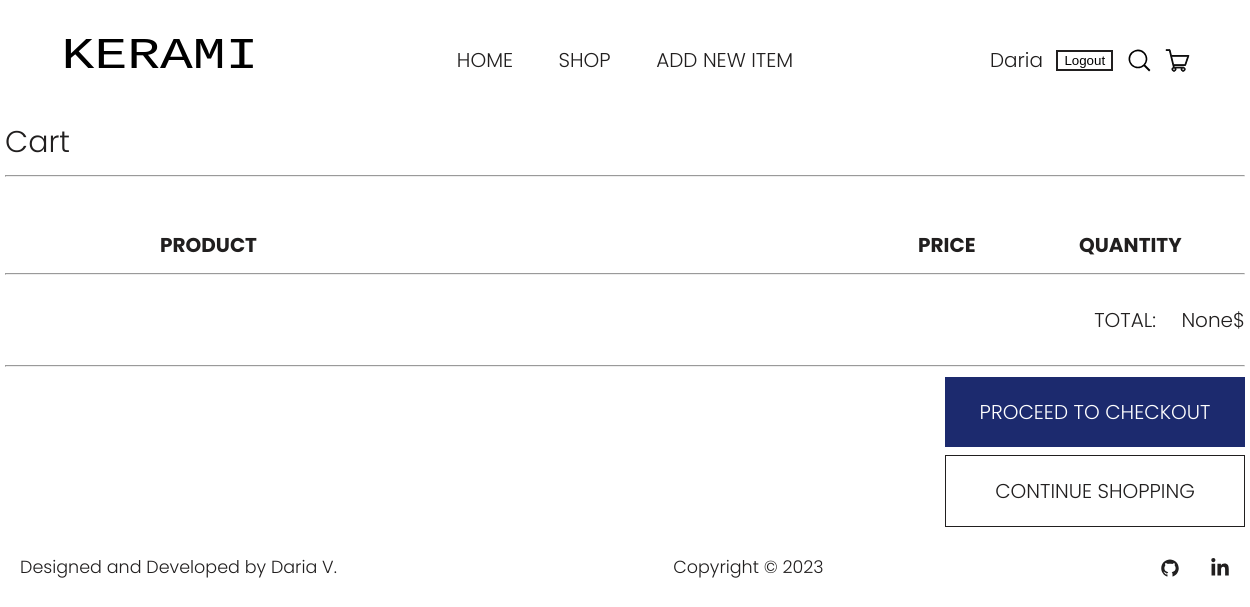
/cart/ (signed in), run on an earlier commit of the app's database.
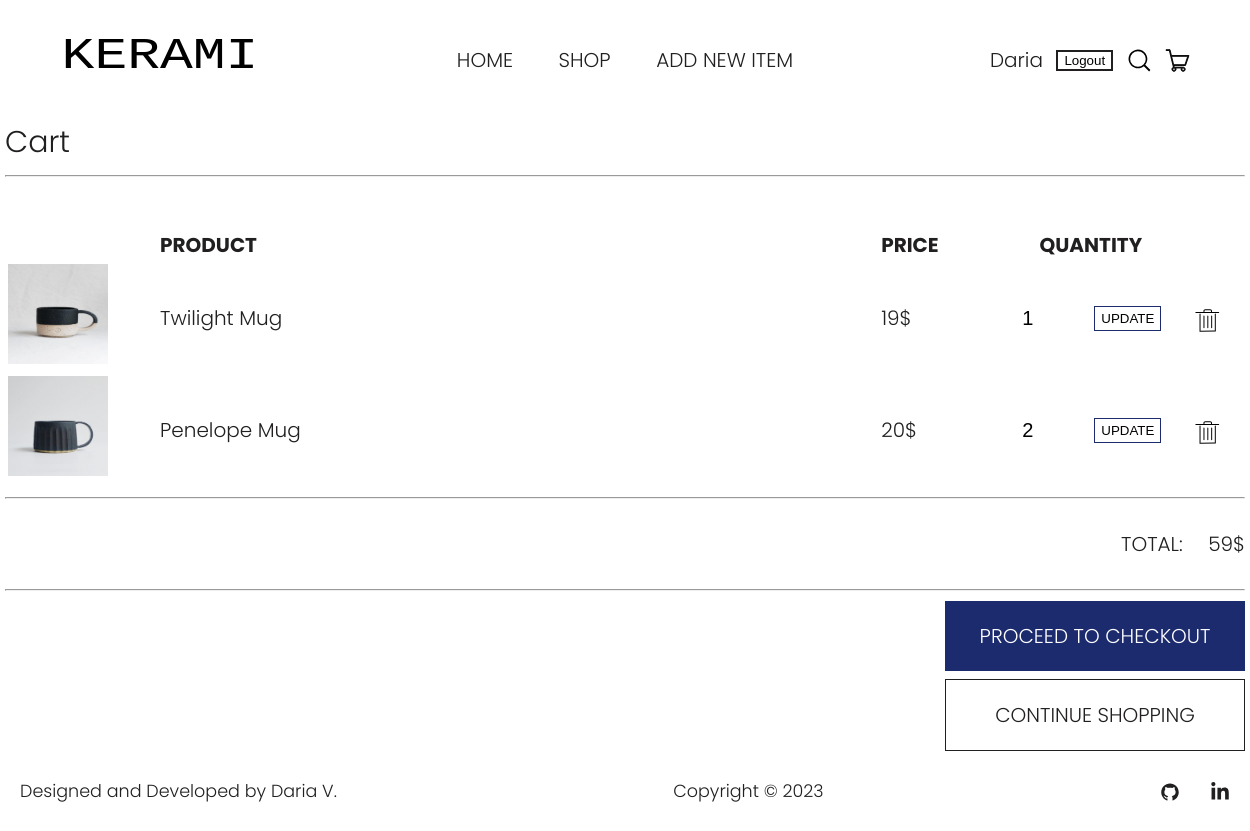
And on a later commit of the database.
### home/models.py (models this page shows, shortened)
class Menu(models.Model):
    title = models.CharField(max_length=100)
    url = models.CharField(max_length=100)
    class Meta:
        verbose_name = 'Menu'
        verbose_name_plural = 'Menu'

### cart/models.py (models this page shows, shortened)
class Cart(models.Model):
    title = models.CharField(max_length=50)
    price = models.CharField(max_length=5)
    image = models.ImageField(upload_to='cart/images')
    quantity = models.PositiveIntegerField(default=1)
    user = models.ForeignKey(User, on_delete=models.CASCADE)

### cart/views.py (the view)
# urls.py: path('cart/', views.cart, name='cart'),
def cart(request):
    menu = Menu.objects.all()
    cart_items = Cart.objects.filter(user=request.user)
    total = cart_items.aggregate(total_price=Sum(ExpressionWrapper(
        F('price') * F('quantity'),
        output_field=DecimalField(),
    )))
    return render(request, 'cart/cart.html', {'cart_items': cart_items, 'menu': menu, 'total': total['total_price']})

### templates/cart/cart.html (shortened to what this page needs)
{% extends 'home/base.html' %}
{% load static %}
{% block css %}
<link rel="stylesheet" href="{% static 'css/cart.css' %}">
{% endblock %}
{% block content %}
<main>
    <section class="cart-page">
        <div class="cart container">
            <h1 class="cart-title">Cart</h1>
            <hr>
            <div class="items-table">
                <table class="shop-table">
                    <thead class="titles-row">
                    <tr class="table-row-titles">
                        <th class="product-thumbnail">&nbsp;</th>
                        <th class="product-name">PRODUCT</th>
                        <th class="product-price">PRICE</th>
                        <th class="product-quantity">QUANTITY</th>
                        <th class="product-remove">&nbsp;</th>
                    </tr>
                    </thead>
                    <tbody>
                    {% if cart_items %}
                    {% for item in cart_items %}
                    <tr class="table-row-titles">
                        <td class="product-thumbnail"><a href="#"><img src="{{ item.image.url }}" alt="{{ item.title }}"
                                                                       class="item-image"></a></td>
                        <td class="product-name"><a href="#">{{ item.title }}</a></td>
                        <td class="product-price"><a href="#">{{ item.price }}</a></td>
                        <td class="product-quantity"><a href="#">
                            <form method="POST" action="{% url 'update-cart' %}" class="update-quantity-form">
                                <input type="number" name="quantity" value="{{ item.quantity }}" min="1">
                                <button type="submit">UPDATE</button>
                            </form>
                        </a></td>
                        <td class="product-remove"><a href="{% url 'delete-item' item.id %}">
                        </a></td>
                    </tr>
                    {% endfor %}
                    {% endif %}
                    </tbody>
                </table>
                <hr>
                <div class="sum-total">
                    <span>TOTAL:</span>
                    <span>{{ total }}$</span>
                </div>
                <hr>
            </div>
            <div class="next-user-steps">
                <a class="checkout btn" href="{% url 'checkout' %}">PROCEED TO CHECKOUT</a>
                <a class="continue-shopping btn" href="{% url 'shop' %}">CONTINUE SHOPPING</a>
            </div>
        </div>
    </section>
</main>
{% endblock content %}

### templates/home/base.html (shortened to what this page needs)
<!DOCTYPE html>
{% load static %}
<html lang="en">
<head>
    <link rel="stylesheet" href="{% static 'css/base.css' %}">
    {% block css %}{% endblock %}
</head>
<body>
{% block header %}
<header class="header-menu">
    <div class="header container">
        <div class="logo">
            <a href="{% url 'home' %}"><img src="{% static 'home/logo_ceramics.svg' %}" alt="KERAMI"></a>
        </div>
        <nav class="menu-nav">
            {% for m in menu %}
            <a class="menu-nav-item" href="{{ m.url }}">{{ m.title }}</a>
            {% endfor %}
            {% if user.is_staff %}
            <a class="menu-nav-item" href="{% url 'additem' %}">ADD NEW ITEM</a>
            {% endif %}
        </nav>
        <div class="right-items">
            {% if user.is_authenticated %}
            <a href="#">{{ user.username }}</a>
            <form action="{% url 'logout' %}" method="post">
                <button class="logout-btn">Logout</button>
            </form>
            {% else %}
            <a href="{% url 'login' %}">LOGIN</a>
            {% endif %}
            <a class="link-svg" href="#">
            </a>
            {% if user.is_authenticated %}
            <a class="link-svg" href="{% url 'cart' %}">
                {% else %}
                <a class="link-svg" href="{% url 'login' %}">
                {% endif %}
                </a>
        </div>
    </div>
</header>
{% endblock header %}
<main>
    {% block content %}
    {% endblock content%}
</main>
<footer class="footer-nav">
    <div class="page-footer_wrapper container">
        <div class="footer-designer-name">
            <h3>Designed and Developed by Daria V.</h3>
        </div>
        <div class="footer-copyright">
            <h3>Copyright © 2023</h3>
        </div>
        <div class="footer-body">
            <ul class="footer-icons">
                <li class="social-icon">
                    <a href="https://github.com/dariavarlamovaa" target="_blank"
                       rel="noopener noreferrer">
                    </a>
                </li>
                <li class="social-icon">
                    <a href="https://www.linkedin.com/in/daria-varlamova-091537270/"
                       target="_blank" rel="noopener noreferrer">
                    </a>
                </li>
            </ul>
        </div>
    </div>
</footer>
</body>
</html>

### home/static/css/base.css (style rules this page uses)
body { font-family: 'Poppins', sans-serif; font-weight: 300; font-size: 20px; color: #211f1f; background-color: #FFFFFF; margin: 0; padding: 0; }
a { text-decoration: none; color: #211f1f; }
h1, h2, h3, p { margin: 0; font-weight: 300; }
li, ul { margin: 0; padding: 0; }
svg { vertical-align: middle; }
.container { width: 1240px; margin: 0 auto; }
main { flex: 1; }
.header { max-height: 77px; width: 100%; display: flex; align-items: center; justify-content: space-between; padding: 60px 60px; box-sizing: border-box; }
.logo img { width: 200px; height: 50px; }
.menu-nav-item { background: transparent; cursor: pointer; border: 0; margin: 20px; font-size: 20px; }
.right-items { display: flex; justify-content: space-between; min-width: 200px; align-items: center; }
.link-svg { display: flex; align-items: center; }
.footer-nav { width: 100%; padding: 20px; max-height: 80px; display: flex; align-items: center; box-sizing: border-box; }
.page-footer_wrapper { display: flex; flex-wrap: wrap; justify-content: space-between; box-sizing: border-box; padding: 30px 0; font-size: 15px; }
.footer-icons { list-style: none; display: flex; gap: 30px; padding: 0; }
.footer-designer-name, .footer-copyright, .footer-body { height: 40px; display: flex; align-items: center; }
.social-icon a { color: #FFF; }
.logout-btn { border: 2px solid #211f1f; background-color: #FFFFFF; display: flex; align-items: center; }

### cart/static/css/cart.css (style rules this page uses)
.cart-title + hr { margin-bottom: 50px; }
.shop-table { width: 100%; }
.product-thumbnail { width: 150px; box-sizing: border-box; }
.product-thumbnail img { width: 100px; height: 100px; }
.product-name, .product-price { text-align: left; }
.product-name { min-width: 400px; max-width: 500px; box-sizing: border-box; }
.update-quantity-form { display: flex; flex-direction: row; justify-content: space-evenly; }
.update-quantity-form input[type='number'] { width: 40px; font-size: 20px; font-weight: 200; border: none; }
.update-quantity-form button[type='submit'] { border: 1px solid #1C2A6EFF; background-color: #FFFFFF; }
.sum-total { padding: 20px 0; text-align: right; }
.sum-total span:nth-child(1) { padding-right: 20px; }
.next-user-steps { display: flex; flex-direction: column; align-items: end; min-height: 150px; justify-content: space-between; }
.btn { width: 300px; padding: 20px; box-sizing: border-box; cursor: pointer; text-align: center; }
.checkout { background-color: #1C2A6EFF; color: #FFFFFF; border: none; }
.continue-shopping { background-color: #FFFFFF; border: 1px solid #211f1f; }

What changed in the data, as far as the page shows it:
added Cart: image (picture), title "Twilight Mug", price "19$", quantity "1"
added Cart: image (picture), title "Penelope Mug", price "20$", quantity "2"
Also different on the page:
{{ total }}: "None" → "59"
